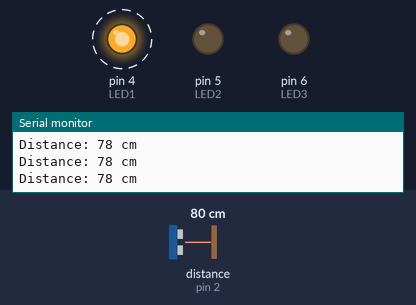
A sketch run on a simulated Arduino Uno, built with avr-gcc and run on an emulated ATmega328P. On the bench: output pins drawn as LEDs (lit = HIGH), the last lines printed to the serial monitor. Wiring (inferred from the names in the program): ultrasonic range finder: trigger pin 3; echo pin 2. Dashed ring = blinking. Inputs (shaded band) come from the test bench; at power-on: distance to the obstacle (sensor on pin 2) 80 cm. The echo pulse lasts 58.3 µs per cm; pins used as bus, display or sensor lines are not drawn.

Above: at 1.4 s.
1.5 s: distance to the obstacle (sensor on pin 2) set to 97 cm
4.7 s: distance to the obstacle (sensor on pin 2) set to 105 cm
At 4.95 s:
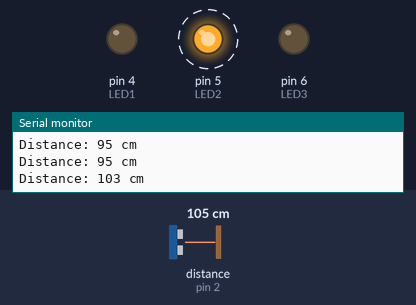
7.9 s: distance to the obstacle (sensor on pin 2) set to 248 cm
11.1 s: distance to the obstacle (sensor on pin 2) set to 257 cm
At 11.49 s:
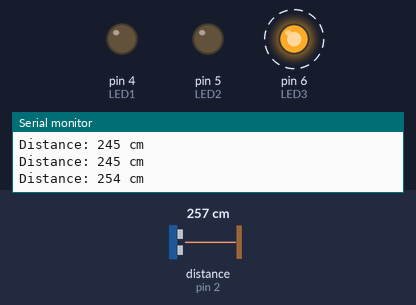
14.3 s: distance to the obstacle (sensor on pin 2) set to 2 cm
At 14.59 s:
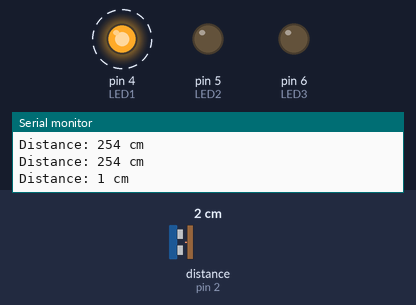
17.5 s: distance to the obstacle (sensor on pin 2) set to 120 cm
At 17.9 s:
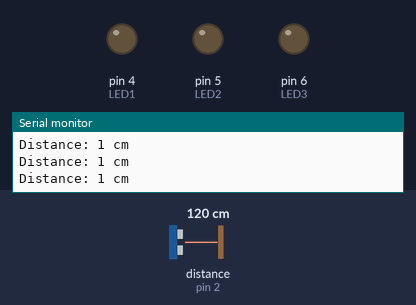
Timing chart, 0 to 21.7 s (numbered marks = the images above; inputs shaded):
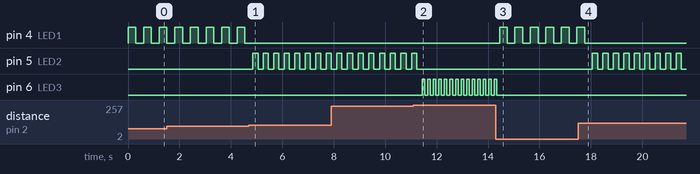

The sketch:

atharvag_ultrasonic1.ino
```cpp
#define TRIG_PIN 3
#define ECHO_PIN 2
#define LED1 4   // < 100 cm
#define LED2 5   // 100–250 cm
#define LED3 6   // > 250 cm

void setup() {
  Serial.begin(9600);
  pinMode(TRIG_PIN, OUTPUT);
  pinMode(ECHO_PIN, INPUT);
  pinMode(LED1, OUTPUT);
  pinMode(LED2, OUTPUT);
  pinMode(LED3, OUTPUT);
}

void loop() {
  // Send trigger pulse
  digitalWrite(TRIG_PIN, LOW);
  delayMicroseconds(2);
  digitalWrite(TRIG_PIN, HIGH);
  delayMicroseconds(10);
  digitalWrite(TRIG_PIN, LOW);

  // Read echo and calculate distance
  long duration = pulseIn(ECHO_PIN, HIGH);
  int distance = duration * 0.034 / 2;

  // Print distance
  Serial.print("Distance: ");
  Serial.print(distance);
  Serial.println(" cm");

  // Turn off all LEDs first
  digitalWrite(LED1, LOW);
  digitalWrite(LED2, LOW);
  digitalWrite(LED3, LOW);

  // Blink the correct LED based on distance
  if (distance < 100) {
    digitalWrite(LED1, HIGH);
    delay(300);
    digitalWrite(LED1, LOW);
    delay(300);
  }
  else if (distance <= 250) {
    digitalWrite(LED2, HIGH);
    delay(200);
    digitalWrite(LED2, LOW);
    delay(200);
  }
  else {
    digitalWrite(LED3, HIGH);
    delay(100);
    digitalWrite(LED3, LOW);
    delay(100);
  }
}
```

Measured:
- the behaviour switches between 101 and 102 cm on distance to the obstacle (sensor on pin 2) (found by bisection; images 0 and 1)
- the behaviour switches between 253 and 254 cm on distance to the obstacle (sensor on pin 2) (found by bisection; images 1 and 2)
- after the input at 4.7 s, pin 4 (LED1): stops changing and stays LOW; pin 5 (LED2): alternates HIGH for 0.20 s and LOW for 0.21 s, starting after 0.16 s
- after the input at 11.1 s, pin 5 (LED2): goes on until 11.2 s, then stays LOW; pin 6 (LED3): alternates HIGH for 0.10 s and LOW for 0.12 s, starting after 0.34 s
- after the input at 14.3 s, pin 4 (LED1): alternates HIGH for 0.30 s and LOW for 0.30 s, starting after 0.15 s; pin 6 (LED3): goes on until 14.3 s, then stays LOW
- after the input at 17.5 s, pin 4 (LED1): goes on until 17.8 s, then stays LOW; pin 5 (LED2): alternates HIGH for 0.20 s and LOW for 0.21 s, starting after 0.56 s
- by itself, pin 4 (LED1): alternates HIGH for 0.30 s and LOW for 0.31 s
